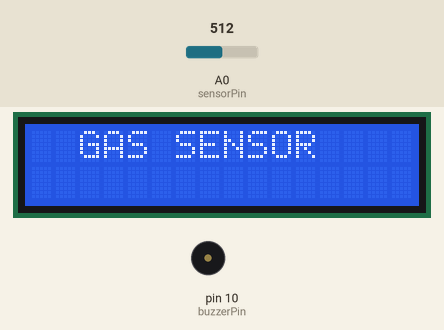
This sketch was run on a simulated Arduino Uno, built with avr-gcc and run on an emulated ATmega328P. Shown: 16×2 character LCD, buzzer (waves = sounding). The inputs (shaded band) are chosen by the test bench; at power-on: A0 (sensorPin) = 512.

Above: at 0.1 s.
At 1.1 s:
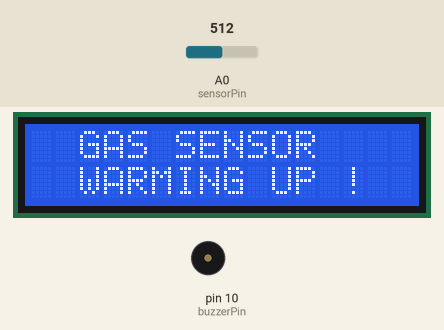
At 21.2 s:
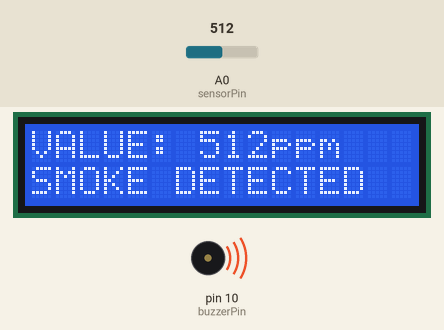
Timing chart, 0 to 130.0 s (numbered marks = the images above):
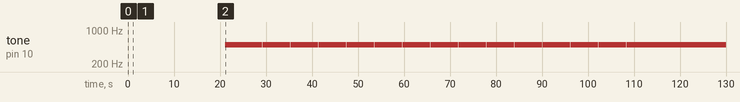

Measured:
- by itself, tone on pin 10 (buzzerPin): alternates 500 Hz for 2.0 s and silent for 0.03 s
- what the display in image 1 shows lasts 20.0 s, from 1.1 s to 21.1 s

The sketch:

MQ2sketchLCD.ino
```cpp
#include <Wire.h>
#include <LiquidCrystal_I2C.h>

const int sensorPin = A0;
const int buzzerPin = 10;
const int sensorLimit = 300;
LiquidCrystal_I2C lcd(0x27, 2, 1, 0, 4, 5, 6, 7, 3, POSITIVE);

void setup()
{
  lcd.begin(16, 2);
  lcd.backlight();
  lcd.setCursor(0, 0);
  lcd.print("  GAS SENSOR ");
  delay(1000);
  lcd.setCursor(0, 1);
  lcd.print("  WARMING UP ! ");
  delay(20000); //20 seconds for the MQ2 to warm up
  pinMode(buzzerPin, OUTPUT);
}

void loop()
{
  lcd.clear();
  int sensorValue = analogRead(sensorPin);
  lcd.setCursor(0, 0);
  lcd.print("VALUE: ");
  lcd.print(sensorValue);
  lcd.print("ppm");
  if (sensorValue > sensorLimit)
  {
    lcd.setCursor(0, 1);
    lcd.print("SMOKE DETECTED");
    tone(buzzerPin, 500, 2000);
  }
  else
  {
    lcd.setCursor(0, 1);
    lcd.print("  NO SMOKE");
    noTone(buzzerPin);
  }
  delay(2000);
}
```
